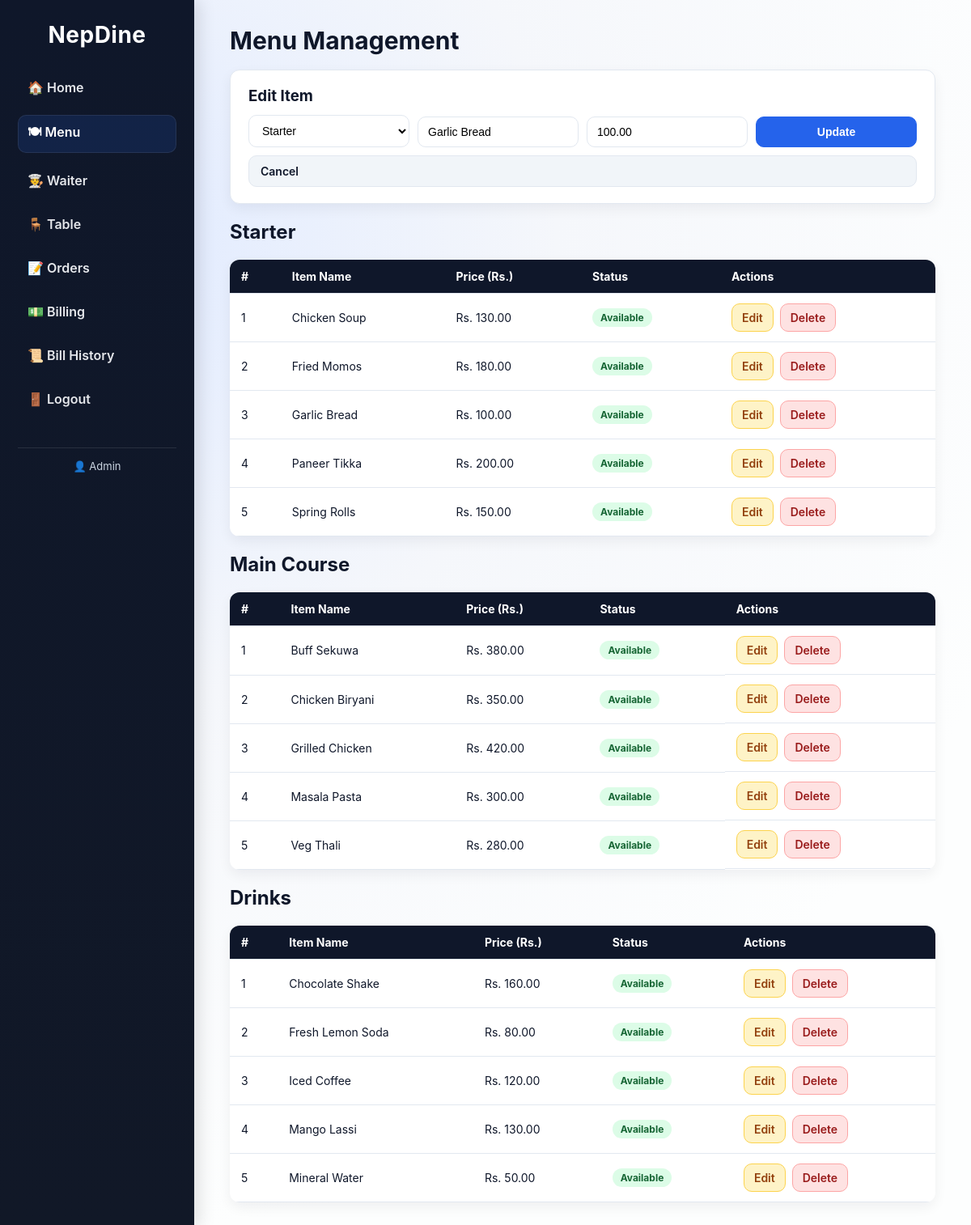
The page /menu.php?edit=3 (signed in) on the database its author committed.
### tables this page shows
CREATE TABLE IF NOT EXISTS menu_items (
    id          INT AUTO_INCREMENT PRIMARY KEY,
    category_id INT NOT NULL,
    item_name   VARCHAR(150) NOT NULL,
    price       DECIMAL(10,2) NOT NULL,
    available   TINYINT(1) DEFAULT 1,
    created_at  TIMESTAMP DEFAULT CURRENT_TIMESTAMP,
    FOREIGN KEY (category_id) REFERENCES categories(id) ON DELETE CASCADE
);

CREATE TABLE IF NOT EXISTS categories (
    id            INT AUTO_INCREMENT PRIMARY KEY,
    category_name VARCHAR(100) NOT NULL UNIQUE
);

### menu.php (the view, shortened to what this page needs)
<?php
$db  = getDB();
$edit_item = null;
if (isset($_GET['edit'])) {
    $eid  = (int)$_GET['edit'];
    $stmt = $db->prepare('SELECT * FROM menu_items WHERE id=?');
    $stmt->bind_param('i', $eid);
    $stmt->execute();
    $edit_item = $stmt->get_result()->fetch_assoc();
}
$categories = $db->query('SELECT * FROM categories ORDER BY id')->fetch_all(MYSQLI_ASSOC);
$items_result = $db->query('
    SELECT m.*, c.category_name
    FROM menu_items m
    JOIN categories c ON c.id = m.category_id
    ORDER BY c.id, m.item_name
');
$items_by_cat = [];
while ($row = $items_result->fetch_assoc()) {
    $items_by_cat[$row['category_name']][] = $row;
}
?>
<!DOCTYPE html>
<html lang="en">
<head>
  <link rel="stylesheet" href="style.css"/>
</head>
<body>
<?php include 'includes/sidebar.php'; ?>
<div class="main">
  <h1>Menu Management</h1>
  <div class="form-card">
    <h3><?= $edit_item ? 'Edit Item' : 'Add New Item' ?></h3>
    <form method="POST" action="menu.php" class="inline-form">
      <select name="category" class="input-field" required>
        <?php foreach ($categories as $cat): ?>
          <option value="<?= $cat['id'] ?>"
            <?= ($edit_item && $edit_item['category_id'] == $cat['id']) ? 'selected' : '' ?>>
            <?= htmlspecialchars($cat['category_name']) ?>
          </option>
        <?php endforeach; ?>
      </select>
      <input type="text" name="item_name" class="input-field" placeholder="Item name" required
             value="<?= htmlspecialchars($edit_item['item_name'] ?? '') ?>"/>
      <input type="number" step="0.01" min="1" name="price" class="input-field" placeholder="Price (Rs.)" required
             value="<?= htmlspecialchars($edit_item['price'] ?? '') ?>"/>
      <button type="submit" class="btn-primary"><?= $edit_item ? 'Update' : 'Add Item' ?></button>
      <?php if ($edit_item): ?>
        <a href="menu.php" class="btn-secondary">Cancel</a>
      <?php endif; ?>
    </form>
  </div>
  <?php foreach ($items_by_cat as $catName => $items): ?>
    <h2 class="menu-category"><?= htmlspecialchars($catName) ?></h2>
    <table class="data-table">
      <thead>
        <tr><th>#</th><th>Item Name</th><th>Price (Rs.)</th><th>Status</th><th>Actions</th></tr>
      </thead>
      <tbody>
        <?php $i = 1; foreach ($items as $item): ?>
        <tr class="<?= !$item['available'] ? 'row-unavailable' : '' ?>">
          <td><?= $i++ ?></td>
          <td><?= htmlspecialchars($item['item_name']) ?></td>
          <td>Rs. <?= number_format($item['price'], 2) ?></td>
          <td>
            <a href="menu.php?toggle=<?= $item['id'] ?>" class="badge <?= $item['available'] ? 'badge-green' : 'badge-red' ?>">
              <?= $item['available'] ? 'Available' : 'Unavailable' ?>
            </a>
          </td>
          <td class="action-btns">
            <a href="menu.php?edit=<?= $item['id'] ?>" class="btn-edit">Edit</a>
            <a href="menu.php?delete=<?= $item['id'] ?>" class="btn-delete"
               onclick="return confirm('Delete this item?')">Delete</a>
          </td>
        </tr>
        <?php endforeach; ?>
      </tbody>
    </table>
  <?php endforeach; ?>
</div>
</body>
</html>

### style.css (style rules this page uses)
:root { --bg: #f5f7fb; --surface: #ffffff; --surface-2: #f1f5f9; --border: #e2e8f0; --text: #0f172a; --muted: #64748b; --primary: #2563eb; --primary-strong: #1d4ed8; --accent: #0ea5e9; --danger: #dc2626; --warning: #f59e0b; --success: #16a34a; --radius: 12px; --shadow: 0 10px 30px rgba(15, 23, 42, 0.08); --shadow-soft: 0 6px 16px rgba(15, 23, 42, 0.06); font-family: 'Inter', 'Poppins', Arial, sans-serif; }
* { box-sizing: border-box; }
body { margin: 0; display: flex; background: radial-gradient(circle at 10% 20%, #e0eaff 0, #f5f7fb 35%, #fdfefe 75%); color: var(--text); min-height: 100vh; }
.main { flex: 1; padding: 32px 44px; }
.main h1 { font-size: 30px; margin: 0 0 18px; color: #0f172a; }
.form-card { background: var(--surface); border-radius: var(--radius); box-shadow: var(--shadow-soft); padding: 20px 22px; margin-bottom: 20px; border: 1px solid var(--border); }
.form-card h3 { margin: 0 0 12px; }
.inline-form { display: flex; flex-wrap: wrap; gap: 10px; align-items: flex-end; }
.inline-form > * { flex: 1 1 180px; }
.input-field { width: 100%; padding: 10px 12px; border: 1px solid var(--border); border-radius: 10px; background: #fff; font-size: 14px; transition: border 0.2s, box-shadow 0.2s; }
.btn-primary, .btn-secondary, .btn-edit, .btn-delete { display: inline-block; text-decoration: none; font-size: 14px; font-weight: 600; border-radius: 10px; padding: 10px 14px; border: 1px solid transparent; cursor: pointer; transition: all 0.2s ease; }
.btn-primary { background: var(--primary); color: #fff; border-color: var(--primary); }
.btn-secondary { background: var(--surface-2); color: var(--text); border-color: var(--border); }
.btn-edit { background: #fef3c7; color: #92400e; border-color: #fcd34d; padding: 8px 12px; }
.btn-delete { background: #fee2e2; color: #991b1b; border-color: #fca5a5; padding: 8px 12px; }
.action-btns { display: flex; gap: 8px; align-items: center; }
.data-table, table { width: 100%; border-collapse: collapse; background: var(--surface); border-radius: 12px; overflow: hidden; box-shadow: var(--shadow-soft); margin-top: 12px; }
.data-table th, .data-table td, table th, table td { padding: 12px 14px; border-bottom: 1px solid var(--border); text-align: left; font-size: 14px; }
.data-table th, table th { background: #0f172a; color: #fff; font-weight: 700; }
.badge { display: inline-block; padding: 4px 10px; border-radius: 999px; font-size: 12px; font-weight: 700; text-decoration: none; }
.badge-green { background: #dcfce7; color: #166534; }

### rows shown on the page
menu_items: category "Starter", item_name "Garlic Bread", price "100.00", available "Available"
menu_items: item_name "Chicken Soup", price "130.00", available "Available"
menu_items: item_name "Fried Momos", price "180.00", available "Available"
menu_items: item_name "Paneer Tikka", price "200.00", available "Available"
menu_items: item_name "Spring Rolls", price "150.00", available "Available"
menu_items: item_name "Buff Sekuwa", price "380.00", available "Available"
menu_items: item_name "Chicken Biryani", price "350.00", available "Available"
menu_items: item_name "Grilled Chicken", price "420.00", available "Available"
menu_items: item_name "Masala Pasta", price "300.00", available "Available"
menu_items: item_name "Veg Thali", price "280.00", available "Available"
menu_items: item_name "Chocolate Shake", price "160.00", available "Available"
menu_items: item_name "Fresh Lemon Soda", price "80.00", available "Available"
menu_items: item_name "Iced Coffee", price "120.00", available "Available"
menu_items: item_name "Mango Lassi", price "130.00", available "Available"
menu_items: item_name "Mineral Water", price "50.00", available "Available"

### other values the page prints
$_SESSION['user_name'] "Admin"
$catName "Starter"
$catName "Main Course"
$catName "Drinks"
